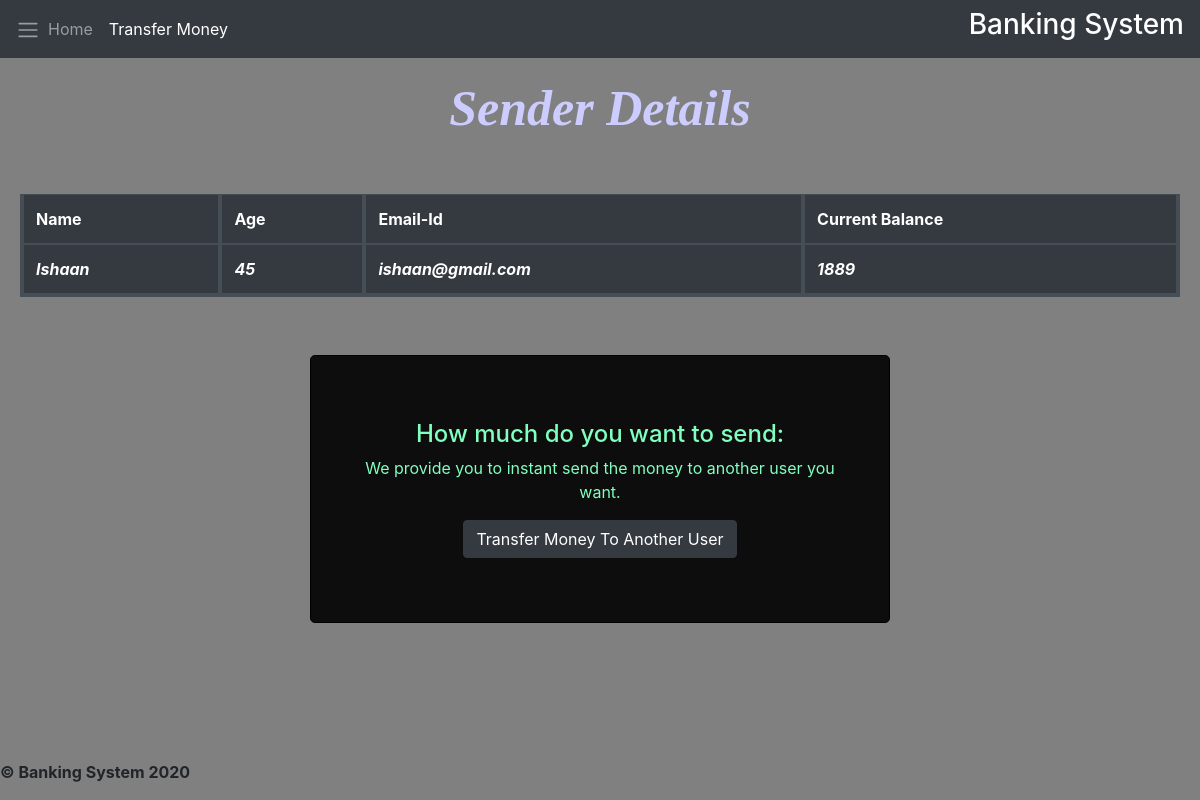
The app's page /user/Ishaan with its own data.
### bankapp/models.py (models this page shows, shortened)
class User(models.Model):
    name = models.CharField(max_length = 40)
    email = models.EmailField(max_length = 40)
    current_credit = models.IntegerField()
    age = models.IntegerField()

### bankapp/views.py (the view)
# urls.py: path('user/<str:name>', views.user, name='user'),
def user(request, name):
    users = User.objects.all()
    user = User.objects.filter(name = name).first()
    context = {
        'user':user,
        'users':users
    }
    return render(request, 'user.html', context)

### templates/user.html (shortened to what this page needs)
{% extends 'base.html' %}
{% load static %}
{% block transferactive %}active{% endblock transferactive %}
{% block body %}
<div class="bb" height: 100%">
    <div class="card-body">
        <h2> Sender Details</h2>
        <div class="table-responsive">
          <table class="table table-hover table-dark  my-5 mb-5 pb-5">
              <thead class="thead-dark">
                  <tr >
                      <th  scope="col">Name</th>
                      <th scope="col">Age</th>
                        <th scope="col">Email-Id</th>
                      <th scope="col">Current Balance</th>
                  </tr>
              </thead>
              <tbody>
                  <tr>
                      <td style=font-weight:bold;font-style:italic>{{user.name}}</td>
                      <td style=font-weight:bold;font-style:italic>{{user.age}}</td>
                        <td style=font-weight:bold;font-style:italic>{{user.email}}</td>
                      <td style=font-weight:bold;font-style:italic>{{user.current_credit}}</td>
                  </tr>
              </tbody>
          </table>
            </div>
        <div class="jumbotron text-center" style= "background-color:#0d0d0d;
        width: 50%;border: 0.08em solid black;margin: 10px auto;
  display: flex;">
    <div class="container">
          <h4 class= "head" style="color:#80ffbf">How much do you want to send:</h4>
          <p style="color:#80ffbf"> We provide you to instant send the money to another user you want.</p>
            <button class="btn btn-dark " type="button" data-toggle="collapse" data-target="#details"
                aria-expanded="false" aria-controls="collapseExample" title="Transfer money now!">
                Transfer Money To Another User
            </button>
        </div>
    </div>
</div>
</div>
{% endblock body %}

### templates/base.html (style rules this page uses)
body { background-color: grey; }

### templates/user.html (style rules this page uses)
body { background-image: url('https://www.niit.com/india/sites/default/files/2019-04/190043%20Image%20web%20821x790%20pix-18.jpg'); background-repeat: no-repeat; background-size: cover; }
h2 { text-align: center; font-weight:bold; color:#ccccff; font-family: "Times New Roman", Times, serif; font-size:50px; font-style:italic }
th,td { border: 4px solid black; pading: 10px; }

### records on screen
User: name "Ishaan", age "45", email "ishaan@gmail.com", current_credit "1889"
